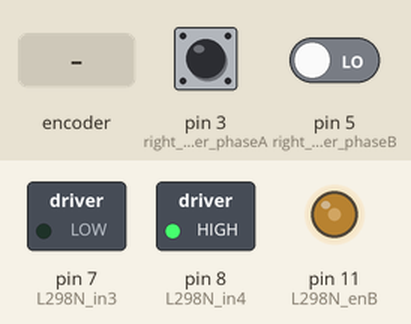
Recording of a sketch running on a simulated Arduino Uno, built with avr-gcc and run on an emulated ATmega328P. On the bench: switched loads named in the sketch (green lamp = pin HIGH), output pins drawn as LEDs (lit = HIGH). Inputs (shaded band) come from the test bench; at power-on: pin 3 (right_encoder_phaseA) HIGH, pin 5 (right_encoder_phaseB) LOW. What the sketch prints to the serial monitor is not drawn.

Above: at 1.2 s.
1.3 s: rotary encoder on pin 3 (right_encoder_phaseA) / pin 5 (right_encoder_phaseB) turned 1 step (first pin leading)
Timing chart, 0 to 4.3 s (numbered marks = the images above; inputs shaded):
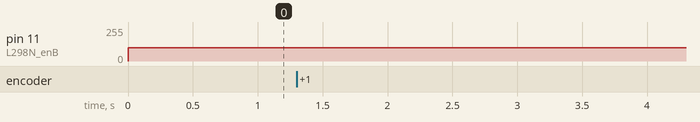

Measured:
- after the input at 1.3 s, every drawn part: stays the same

The sketch:

right_wheel_simple_encoder_reader.ino
```cpp
// L298N H-Bridge Connection PINs
#define L298N_enB 11  // PWM
#define L298N_in4 8  // Dir Motor A
#define L298N_in3 7  // Dir Motor A

#define right_encoder_phaseA 3  // Interrupt
#define right_encoder_phaseB 5

unsigned int right_encoder_counter = 0;
String right_encoder_sign = "p";
double right_wheel_meas_vel = 0.0;    // rad/s

void setup() {
  // Set pin modes
  pinMode(L298N_enB, OUTPUT);
  pinMode(L298N_in3, OUTPUT);
  pinMode(L298N_in4, OUTPUT);

  // Set Motor Rotation Directillon, positive
  digitalWrite(L298N_in3, LOW);
  digitalWrite(L298N_in4, HIGH);

  Serial.begin(115200);

  pinMode(right_encoder_phaseB, INPUT);
  attachInterrupt(digitalPinToInterrupt(right_encoder_phaseA), rightEncoderCallback, RISING);
}

void loop() {
  right_wheel_meas_vel = (10 * right_encoder_counter * (60.0/385.0)) * 0.10472;
  String encoder_read = "r" + right_encoder_sign + String(right_wheel_meas_vel);
  Serial.println(encoder_read);
  right_encoder_counter = 0;
  analogWrite(L298N_enB, 100);
  delay(100);
}

void rightEncoderCallback()
{
  if(digitalRead(right_encoder_phaseB) == HIGH)
  {
    right_encoder_sign = "p";
  }
  else
  {
    right_encoder_sign = "n";
  }
  right_encoder_counter++;
}
```
